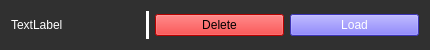
<?xml version="1.0" encoding="UTF-8"?>
<ui version="4.0">
 <class>file_object</class>
 <widget class="QWidget" name="file_object">
  <property name="geometry">
   <rect>
    <x>0</x>
    <y>0</y>
    <width>430</width>
    <height>50</height>
   </rect>
  </property>
  <property name="sizePolicy">
   <sizepolicy hsizetype="Preferred" vsizetype="Preferred">
    <horstretch>0</horstretch>
    <verstretch>0</verstretch>
   </sizepolicy>
  </property>
  <property name="minimumSize">
   <size>
    <width>430</width>
    <height>50</height>
   </size>
  </property>
  <property name="maximumSize">
   <size>
    <width>430</width>
    <height>150</height>
   </size>
  </property>
  <property name="windowTitle">
   <string>Form</string>
  </property>
  <property name="styleSheet">
   <string notr="true">background-color: rgb(48, 48, 48);
border-color: rgb(255, 255, 255);

</string>
  </property>
  <layout class="QHBoxLayout" name="horizontalLayout">
   <property name="sizeConstraint">
    <enum>QLayout::SetDefaultConstraint</enum>
   </property>
   <item>
    <widget class="QLabel" name="name">
     <property name="styleSheet">
      <string notr="true">background-color: rgb(48, 48, 48);
color: rgb(255, 255, 255);</string>
     </property>
     <property name="text">
      <string>TextLabel</string>
     </property>
    </widget>
   </item>
   <item>
    <widget class="QWidget" name="widget_2" native="true">
     <property name="maximumSize">
      <size>
       <width>3</width>
       <height>16777215</height>
      </size>
     </property>
     <property name="styleSheet">
      <string notr="true">background-color: rgb(255, 255, 255);</string>
     </property>
    </widget>
   </item>
   <item>
    <widget class="QPushButton" name="delete_button">
     <property name="styleSheet">
      <string notr="true">color: rgb(255, 255, 255);background-color: rgb(255, 0, 0); color: rgb(0, 0, 0);</string>
     </property>
     <property name="text">
      <string>Delete</string>
     </property>
    </widget>
   </item>
   <item>
    <widget class="QPushButton" name="confirm_button">
     <property name="styleSheet">
      <string notr="true">background-color: rgb(86, 73, 255); color: rgb(255, 255, 255);</string>
     </property>
     <property name="text">
      <string>Load</string>
     </property>
    </widget>
   </item>
  </layout>
 </widget>
 <resources/>
 <connections/>
</ui>
